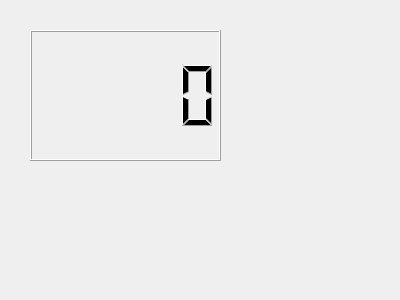
<?xml version="1.0" encoding="UTF-8"?>
<ui version="4.0">
 <class>Dialog</class>
 <widget class="QDialog" name="Dialog">
  <property name="geometry">
   <rect>
    <x>0</x>
    <y>0</y>
    <width>400</width>
    <height>300</height>
   </rect>
  </property>
  <property name="windowTitle">
   <string>Dialog</string>
  </property>
  <widget class="QLCDNumber" name="lcdNumber">
   <property name="geometry">
    <rect>
     <x>30</x>
     <y>30</y>
     <width>191</width>
     <height>131</height>
    </rect>
   </property>
  </widget>
 </widget>
 <resources/>
 <connections/>
</ui>
